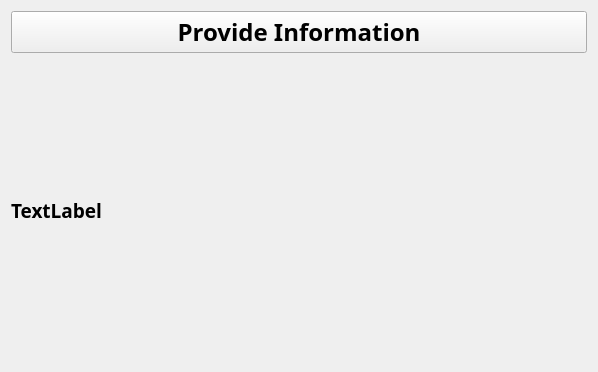
<?xml version="1.0" encoding="UTF-8"?>
<ui version="4.0">
 <class>Widget</class>
 <widget class="QWidget" name="Widget">
  <property name="geometry">
   <rect>
    <x>0</x>
    <y>0</y>
    <width>598</width>
    <height>372</height>
   </rect>
  </property>
  <property name="windowTitle">
   <string>Widget</string>
  </property>
  <layout class="QVBoxLayout">
   <item>
    <widget class="QPushButton" name="ProvideInfopushButton">
     <property name="font">
      <font>
       <family>Bahnschrift SemiBold</family>
       <pointsize>18</pointsize>
       <weight>75</weight>
       <bold>true</bold>
      </font>
     </property>
     <property name="text">
      <string>Provide Information</string>
     </property>
    </widget>
   </item>
   <item>
    <widget class="QLabel" name="Infolabel">
     <property name="font">
      <font>
       <family>Bahnschrift SemiBold</family>
       <pointsize>14</pointsize>
       <weight>75</weight>
       <bold>true</bold>
      </font>
     </property>
     <property name="text">
      <string>TextLabel</string>
     </property>
     <property name="wordWrap">
      <bool>true</bool>
     </property>
    </widget>
   </item>
  </layout>
 </widget>
 <resources/>
 <connections/>
</ui>
